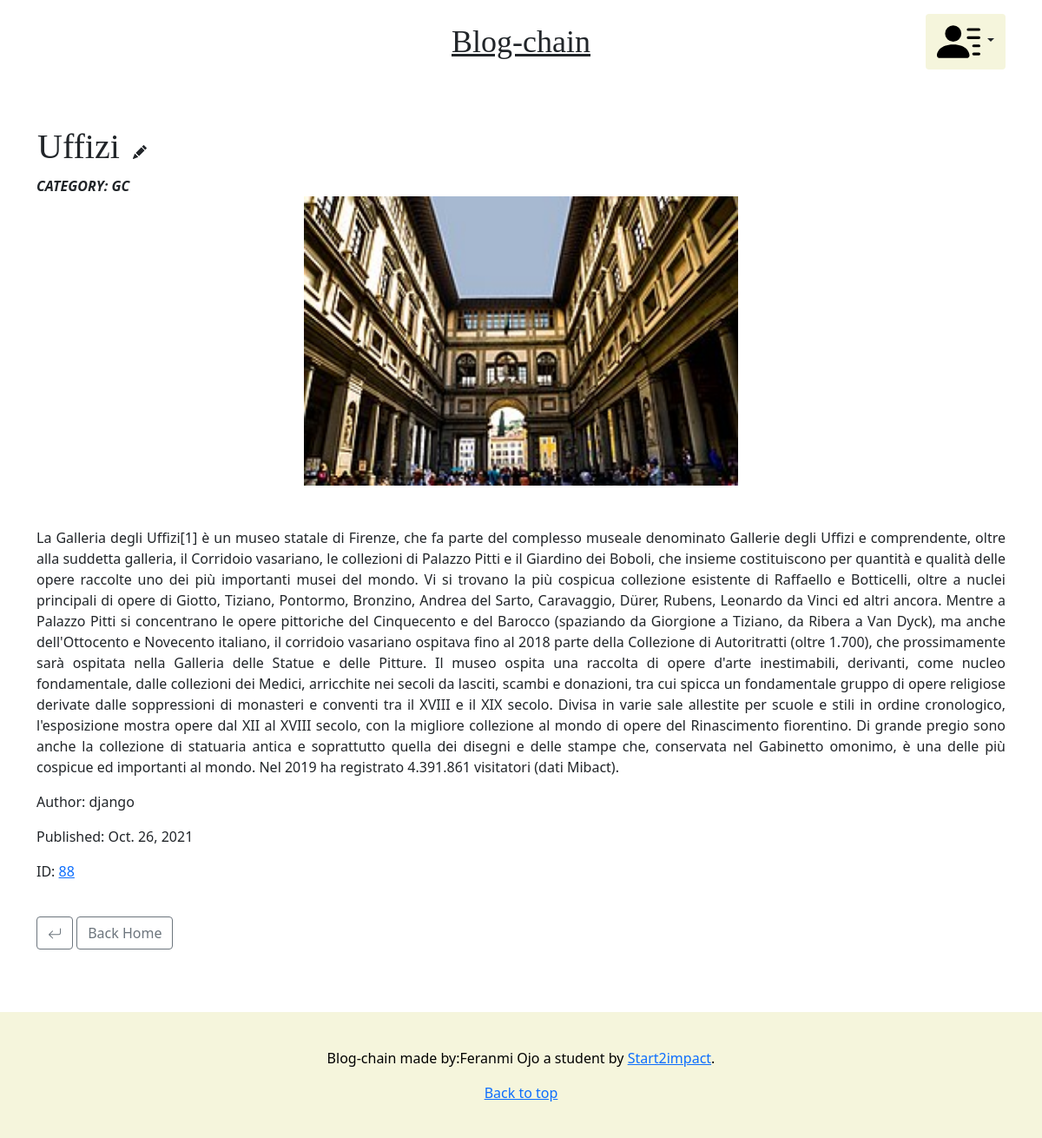
The app's page /articles/uffizi/ (signed in), older data.
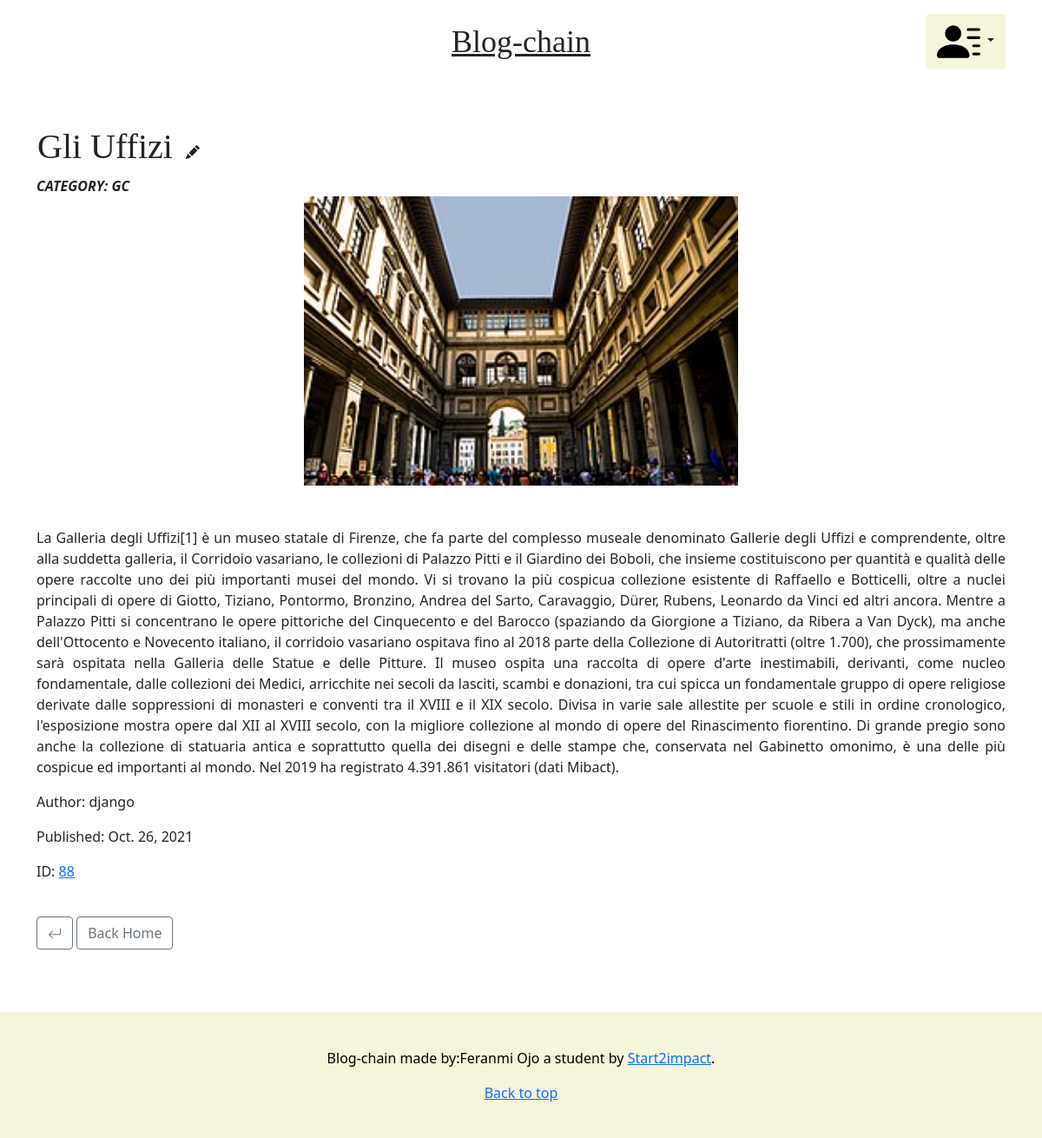
The same page, newer data.
### articles/models.py (models this page shows, shortened)
class Article(models.Model):
    DRAFT= 'DRRAFT'
    PUBLISHED='PUBLISHED'
    STATUS_CHOICES=(
        (DRAFT,'Draft'),
        (PUBLISHED,'Published')
    )
    status = models.CharField(max_length=10, choices=STATUS_CHOICES,default=PUBLISHED)
    TECNOLOGY = 'TC'
    BLOCKCHAIN='BC'
    SPORT = 'SP'
    GENERAL_CULTURE = 'GC'
    ANIME ='AN'
    FREE_TIME = 'FT'
    CATEGORIES = [
         (TECNOLOGY,'Technology'),
        (BLOCKCHAIN,'Blockchain'),
         ( SPORT,'Sport'),
        (GENERAL_CULTURE,'General culture'),
        (ANIME ,'Anime'),
        (FREE_TIME,'Free time')
    ]
    category= models.CharField(choices= CATEGORIES,default='FT',max_length=2)
    title= models.CharField(max_length=250)
    slug= models.SlugField(max_length=250,null=False, unique=True)
    img= models.ImageField(upload_to="images/", blank=True, null=True)
    content= models.TextField(max_length=5000)
    author= models.ForeignKey(settings.AUTH_USER_MODEL, on_delete=models.CASCADE)
    created= models.DateTimeField(default=timezone.now)
    published=models.DateTimeField(default=timezone.now)
    updated=models.DateTimeField(auto_now=True)
    address = models.CharField(max_length=66, default=None, null=True)
    hash = models.CharField(max_length=32, default=None, null=True)
    txId = models.CharField(max_length=66, default=None, null=True)
    class Meta:
        ordering = ("-updated","-published")

### articles/views.py (the view)
# urls.py: path('<slug:slug>/',views.ArticleDetailView.as_view() , name='article-detail'),
@method_decorator(cache_page(CACHE_TTL),  name='dispatch')
class ArticleDetailView(DetailView):
    model = Article
    def get_context_data(self, **kwargs):
        context = super().get_context_data(**kwargs)
        return context

### articles/templates/articles/article_detail.html (shortened to what this page needs)
{% extends "blog/base.html" %}
{% block page_content %}
    <div class="container">
        <br>
        <br>
        {% if user == article.author%}
        <table>
            <td><h1>{{ article.title }}</h1></td>
            <td><aside class="actions">
            <a class="btn btn-default" href="{%url 'articles:article-edit' object.slug%}">
            </a>
            </aside></td>
        </table>
        {%endif%}
        <i><strong>CATEGORY: {{article.category}} </strong></i>
        {% if object.img %}
        <div class="text-center">
        <img src="{{object.img.url}}" style="width: 500px" class="wp-caption aligncenter" alt="..." >
        </div>
        {%endif%}
        <br>
        <br>
        <p align="justify">{{ article.content }}</p>
        <p>Author: {{ article.author }}</p>
        <p>Published: {{ article.published|date }}</p>
        <p>ID: <a href="">{{ article.id }}</a></p>
        <br>
        <a class="btn btn-outline-secondary" onClick="javascript:history.go(-1);">
        </a>
        <a class="btn btn-outline-secondary"href="{%url 'blog:blog'%}"> Back Home</a>
    </div>
{% endblock %}

### blog/templates/blog/base.html (shortened to what this page needs)
<!doctype html>
{% load static%}
<html lang="en">
  <head>
    <link rel="stylesheet" href="{% static 'css/blog.css' %}">
    <link href="https://cdn.jsdelivr.net/npm/bootstrap@5.1.1/dist/css/bootstrap.min.css" rel="stylesheet">
    <link href="{%static '/css/blog.css'%}" rel="stylesheet">
  </head>
  <body>
    <div class="container">
      {% block header %}
      {% include "blog/partials/_header.html" %}
      {% endblock %}
    </div>
      {% block page_content %}{% endblock %}
      <br>
      <br>
      <br>
      {% block footer %}
      {% include "blog/partials/_footer.html" %}
      {% endblock %}
  </body>
</html>

### blog/templates/blog/partials/_header.html (shortened to what this page needs)
<header class="blog-header py-3">
      {% block header_top %}
      {% include "blog/partials/_header_top.html" %}
      {% endblock %}
    </header>

### blog/templates/blog/partials/_header_top.html (shortened to what this page needs)
<div class="row flex-nowrap justify-content-between align-items-center">
        <div class="col-4 pt-1">
        </div>
        <div class="col-4 text-center">
            {% if user.is_authenticated %}
                <a class="blog-header-logo text-dark" href="{% url 'blog:blog'%}" >Blog-chain</a>
            {%else%}
                <a class="blog-header-logo text-dark" href="">Blog-chain</a>
            {%endif%}
        </div>
        <div class="col-4 d-flex justify-content-end align-items-center">
            {% if user.is_authenticated %}
                    <a class="btn dropdown-toggle"  href="#" id="navbarScrollingDropdown" role="button" data-bs-toggle="dropdown" aria-expanded="false" style="background-color: #F5F5DC;">
                    </a>
            {%else%}
                <a class="btn btn-sm btn-outline-secondary" href="{% url 'accounts:login'%}">Login</a>
                <a class="btn btn-sm btn-outline-secondary" href="{% url 'accounts:register'%}">Registration</a>
            {%endif%}
        </div>
</div>

### blog/templates/blog/partials/_footer.html
<footer class="blog-footer">
    <p>Blog-chain  made by:Feranmi Ojo a student by <a href="https://talent.start2impact.it/profile/feranmi-ojo">Start2impact</a>.</p>
    <p>
      <a href="{% url 'blog:blog'%}">Back to top</a>
    </p>
  </footer>

### blog/static/css/blog.css (style rules this page uses)
.blog-header-logo { font-family: "Playfair Display", Georgia, "Times New Roman", serif; font-size: 2.25rem; }
h1, h2, h3, h4, h5, h6 { font-family: "Playfair Display", Georgia, "Times New Roman", serif; }
.blog-footer { padding: 2.5rem 0; color: #000000; text-align: center; background-color: #F5F5DC; border-top: .05rem solid #F5F5DC; }
.blog-footer p:last-child { margin-bottom: 0; }

Row changes from the older to the newer data that the page shows:
changed Article "GC": title "Uffizi" → "Gli Uffizi"
